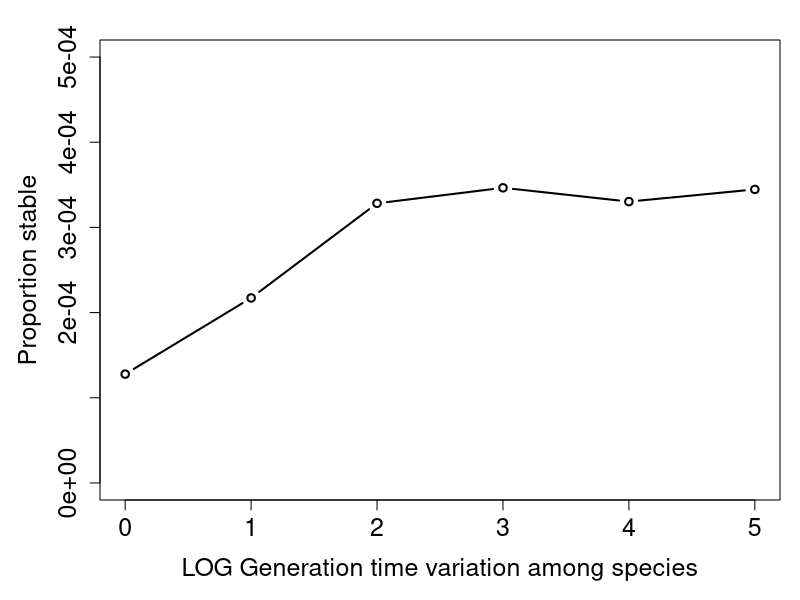
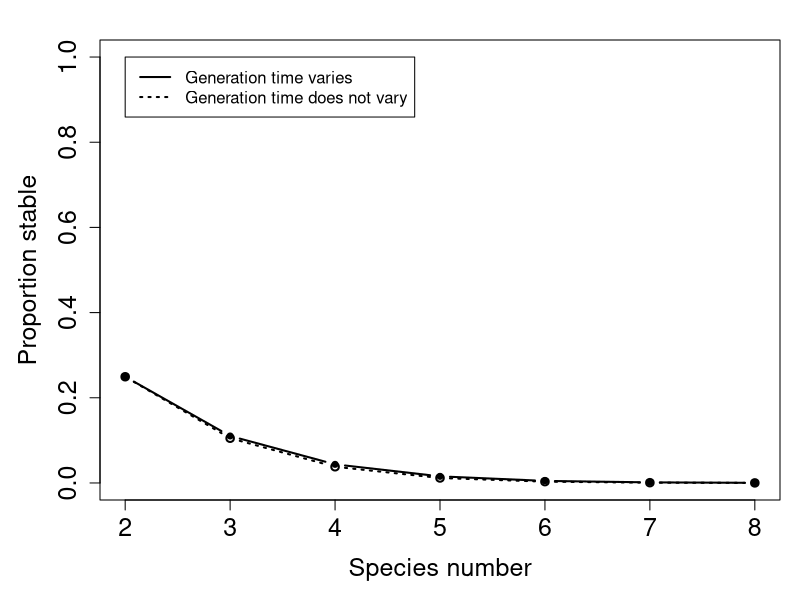
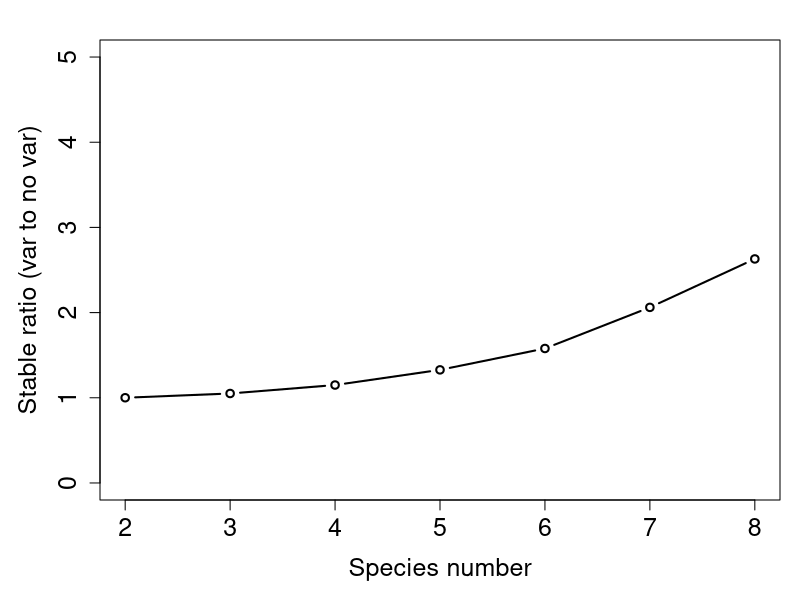
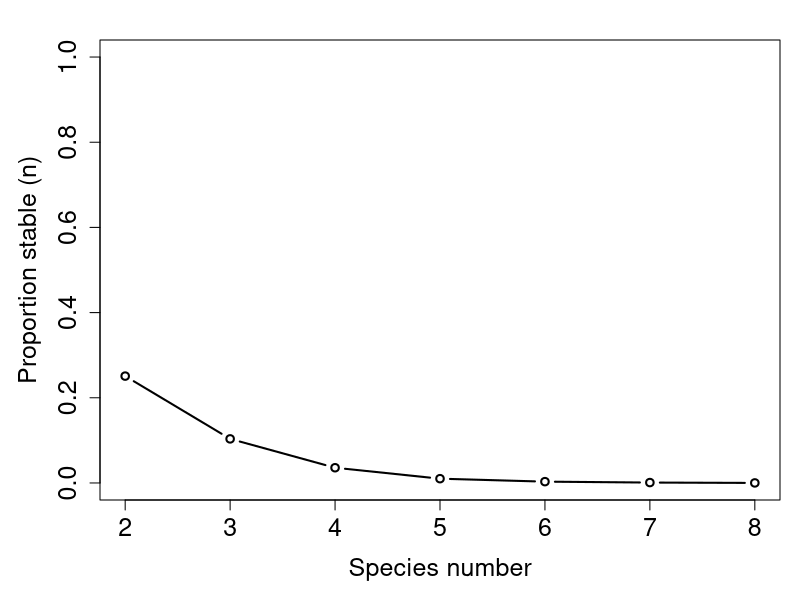
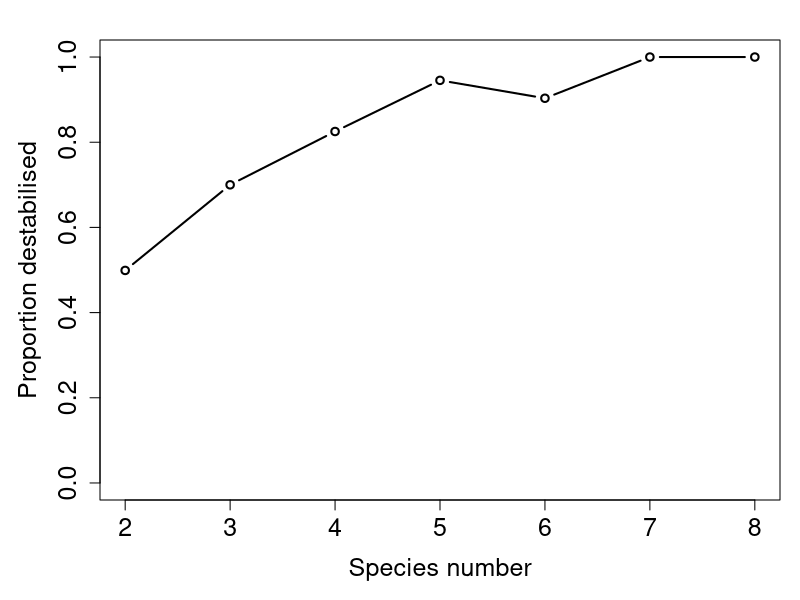
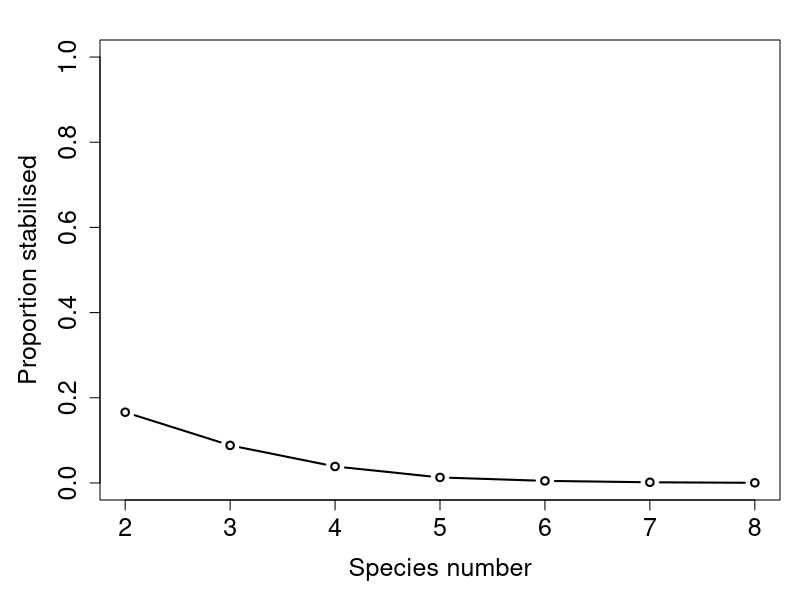
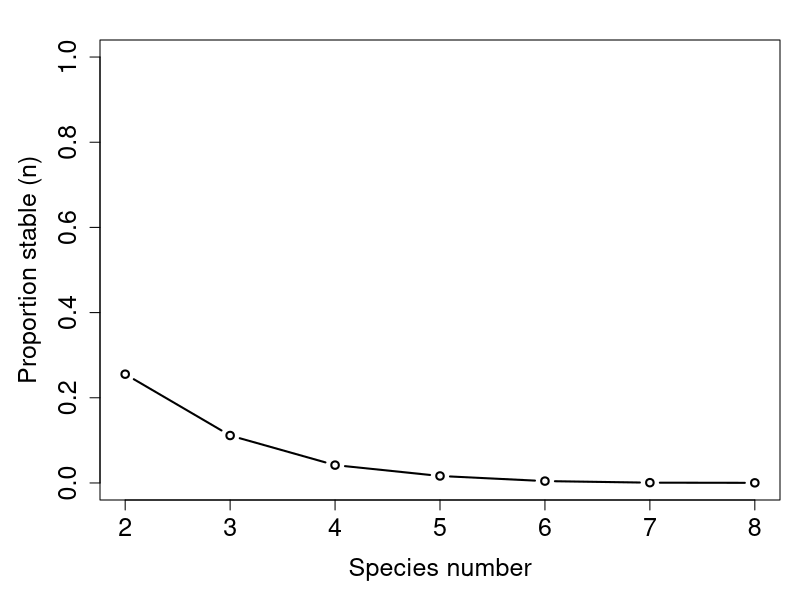
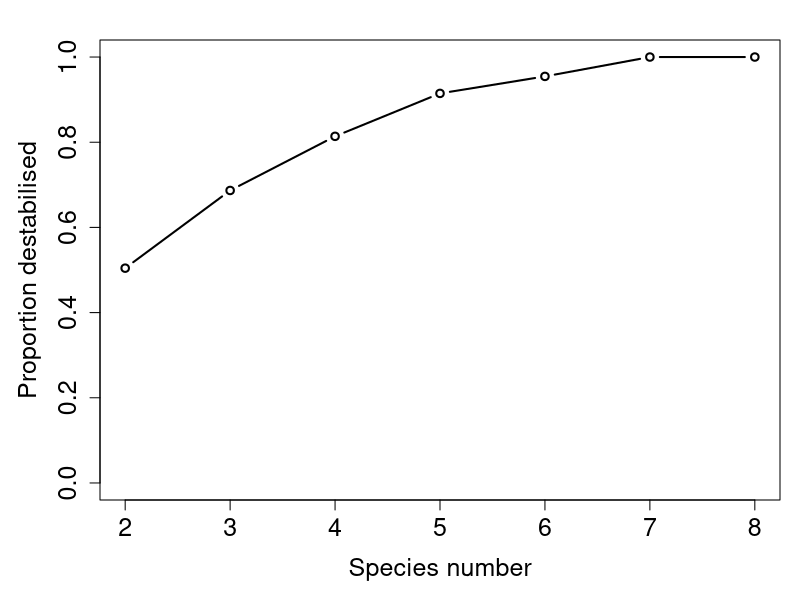

Write the R code that produced these figures, in order.
## ---- chunk 1
mag_var <- read.table(file = "var_gen_mag.csv", header = TRUE, sep = ",");
stabi_3 <- mag_var[,3] / 10000000;
par(mar = c(5, 5, 2, 1));
plot(x = log10(mag_var[,1]), y = stabi_3, type = "b", lwd = 2, ylim = c(0, 0.0005),
     xlab = "LOG Generation time variation among species", ylab = "Proportion stable",
     cex.axis = 1.5, cex.lab = 1.5, lty = "solid");
## ---- chunk 2
gen_var <- read.table(file = "dif_sp_gen_var.csv", header = TRUE, sep = ",");
stabi_1 <- gen_var[,2] / 1000000;
stabi_2 <- gen_var[,3] / 1000000;
par(mar = c(5, 5, 2, 1));
plot(x = gen_var[,1], y = stabi_1, type = "b", lwd = 2, ylim = c(0, 1),
     xlab = "Species number", ylab = "Proportion stable",
     cex.axis = 1.5, cex.lab = 1.5, lty = "dotted");
points(x = gen_var[,1], y = stabi_2, type = "b", lwd = 2, ylim = c(0, 1),
       lty = "solid", pch = 20);
legend(x = 2, y = 1, lwd = 2,
       legend = c("Generation time varies", "Generation time does not vary"),
       lty = c("solid", "dotted"));
## ---- chunk 3
par(mar = c(5, 5, 2, 1));
plot(x = gen_var[,1], y = stabi_2 / stabi_1, type = "b", lwd = 2, ylim = c(0, 5),
     xlab = "Species number", ylab = "Stable ratio (var to no var)",
     cex.axis = 1.5, cex.lab = 1.5, lty = "solid");
## ---- chunk 4
random_comm <- function(dm = 2, iter = 10000){
    stabilised_fastevo <- NULL;
    unstabled_fastevo  <- NULL;
    nn           <- dm * dm;
    tot_stabled  <- 0;
    tot_ustabled <- 0;
    tot_eco_stab <- 0;
    stabilised_fastevo <- NULL;
    unstabled_fastevo  <- NULL;
    while(iter > 0){
        stabilised   <- 0;
        unstabilised <- 0;
        Adat <- runif(n = nn, min = -4, max = 4);
        Bdat <- runif(n = nn, min = -4, max = 4);
        Cdat <- runif(n = nn, min = -4, max = 4);
        A    <- matrix(data = Adat, nrow = dm, ncol = dm);
        B    <- matrix(data = Bdat, nrow = dm, ncol = dm);
        C    <- matrix(data = Cdat, nrow = dm, ncol = dm);
        egD  <- 1;
        while(egD >= 0){
             Ddat <- runif(n = nn, min = -4, max = 4);
             D    <- matrix(data = Ddat, nrow = dm, ncol = dm);
             egD  <- max(Re(eigen(D)$values))
        }
        eco_stable       <- max(Re(eigen(A)$values)) < 0;
        slow_evo_maxE    <- max(Re(eigen(A + B %*% solve(D) %*% (-C))$values));
        stable_fast_evo  <- slow_evo_maxE < 0;
        if(eco_stable == FALSE & stable_fast_evo == TRUE){
            list_ele <- length(stabilised_fastevo$A) + 1;
            stabilised_fastevo$A[[list_ele]] <- A;
            stabilised_fastevo$B[[list_ele]] <- B;
            stabilised_fastevo$C[[list_ele]] <- C;
            stabilised_fastevo$D[[list_ele]] <- D;
            stabilised   <- 1;
        }
        if(eco_stable == TRUE & stable_fast_evo == FALSE){
            list_ele <- length(unstabled_fastevo$A) + 1;
            unstabled_fastevo$A[[list_ele]] <- A;
            unstabled_fastevo$B[[list_ele]] <- B;
            unstabled_fastevo$C[[list_ele]] <- C;
            unstabled_fastevo$D[[list_ele]] <- D;
            unstabilised   <- 1;
        }
        if(stabilised == 1){
            tot_stabled <- tot_stabled + 1;
        }
        if(unstabilised == 1){
            tot_ustabled <- tot_ustabled + 1;
        }
        if(eco_stable == TRUE){
            tot_eco_stab <- tot_eco_stab + 1;
        }
        iter <- iter - 1;
    }
    results <- list(ecologically_stable = tot_eco_stab, 
                    stabilised = tot_stabled, destabilised = tot_ustabled,
                    stabilised_all   = stabilised_fastevo, 
                    destabilised_all = unstabled_fastevo);
    return(results);
}
## ---- chunk 5
dat       <- read.table(file = "rand_sims.txt", header = TRUE);
species   <- dat[,1];
pr_stable <- dat[,2] / (dat[,2] + dat[,4]);
par(mar = c(5, 5, 2, 1));
plot(x = species, y = pr_stable, type = "b", lwd = 2, ylim = c(0, 1),
     xlab = "Species number", ylab = "Proportion stable (n)",
     cex.axis = 1.5, cex.lab = 1.5);
## ---- chunk 6
pr_destabilised <- dat[,3] / dat[,2];
par(mar = c(5, 5, 2, 1));
plot(x = species, y = pr_destabilised, type = "b", lwd = 2, ylim = c(0, 1),
     xlab = "Species number", ylab = "Proportion destabilised",
     cex.axis = 1.5, cex.lab = 1.5);
## ---- chunk 7
pr_stabilised <- dat[,5] / dat[,4];
par(mar = c(5, 5, 2, 1));
plot(x = species, y = pr_stabilised, type = "b", lwd = 2, ylim = c(0, 1),
     xlab = "Species number", ylab = "Proportion stabilised",
     cex.axis = 1.5, cex.lab = 1.5);
## ---- chunk 8
dat       <- read.table(file = "rand_sims_var_gen.txt", header = TRUE);
species   <- dat[,1];
pr_stable <- dat[,2] / (dat[,2] + dat[,4]);
par(mar = c(5, 5, 2, 1));
plot(x = species, y = pr_stable, type = "b", lwd = 2, ylim = c(0, 1),
     xlab = "Species number", ylab = "Proportion stable (n)",
     cex.axis = 1.5, cex.lab = 1.5);
## ---- chunk 9
pr_destabilised <- dat[,3] / dat[,2];
par(mar = c(5, 5, 2, 1));
plot(x = species, y = pr_destabilised, type = "b", lwd = 2, ylim = c(0, 1),
     xlab = "Species number", ylab = "Proportion destabilised",
     cex.axis = 1.5, cex.lab = 1.5);
## ---- chunk 10
pr_stabilised <- dat[,5] / dat[,4];
par(mar = c(5, 5, 2, 1));
plot(x = species, y = pr_stabilised, type = "b", lwd = 2, ylim = c(0, 1),
     xlab = "Species number", ylab = "Proportion stabilised",
     cex.axis = 1.5, cex.lab = 1.5);
